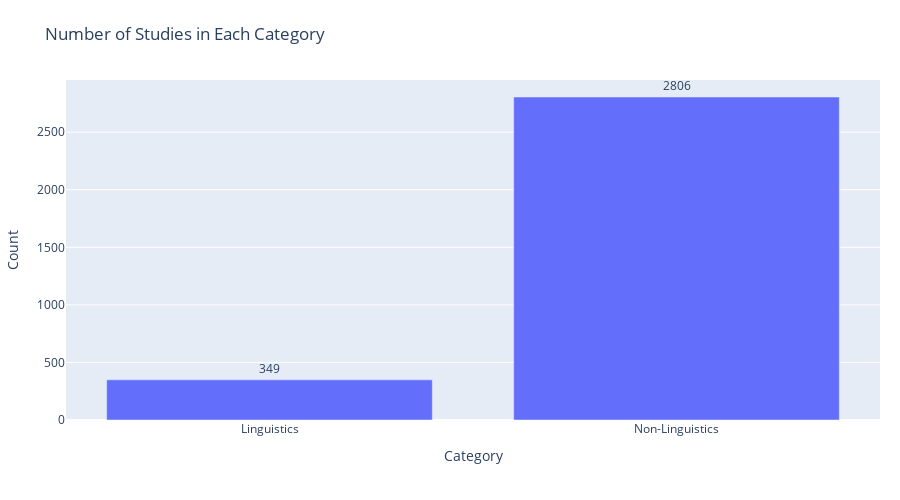

The code cell stored with this chart in its notebook:
### Code cell
# 统计研究数量（篇数）
n_linguistics = cexr.loc[cexr['is_linguistics']].shape[0]
n_non_linguistics = cexr.loc[~cexr['is_linguistics']].shape[0]

print(f"Linguistics 类别论文数量: {n_linguistics}")
print(f"Non-Linguistics 类别论文数量: {n_non_linguistics}")

import plotly.graph_objects as go

fig_counts = go.Figure(
    data=[
        go.Bar(x=["Linguistics", "Non-Linguistics"], 
               y=[n_linguistics, n_non_linguistics], 
               text=[n_linguistics, n_non_linguistics], 
               textposition="outside")
    ]
)
fig_counts.update_layout(
    title="Number of Studies in Each Category",
    yaxis_title="Count",
    xaxis_title="Category",
    height=500,
    margin=dict(l=60, r=20, t=80, b=80)
)
fig_counts.show()

### Figure 1 — Plotly figure (JSON) as saved in the notebook; plotly's stock layout.template omitted (floating-point values rounded to 4 significant figures)
{"data": [{"text": ["349", "2806"], "textposition": "outside", "type": "bar", "x": ["Linguistics", "Non-Linguistics"], "y": [349, 2806]}], "layout": {"height": 500, "margin": {"b": 80, "l": 60, "r": 20, "t": 80}, "title": {"text": "Number of Studies in Each Category"}, "xaxis": {"title": {"text": "Category"}}, "yaxis": {"title": {"text": "Count"}}}}
